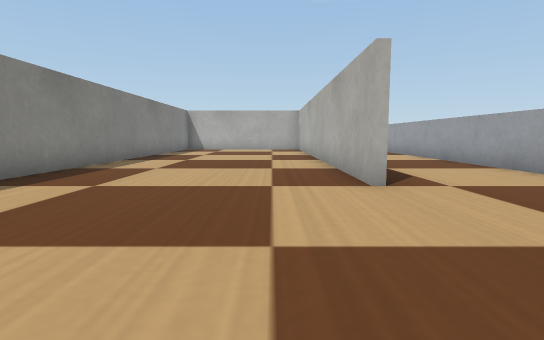
[1] (above)

17 first-person views from a walk through a Webots world. The camera is 0.07 m above the floor, tilts 6° down and sees 80° across. The floor is counted in squares, 0.1 m on a side. Each view is taken from the middle of a square. On the plan, view 1 faces up. The plan holds only what a view shows up to about 10 squares ahead; the rest is blank. Robots are left out. Simple shapes and patterns stand in for the simulator's stock objects.

[2]
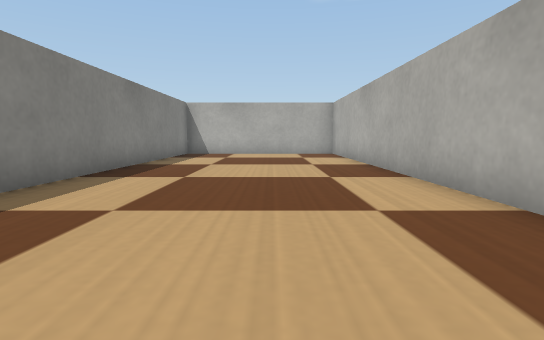

[3]
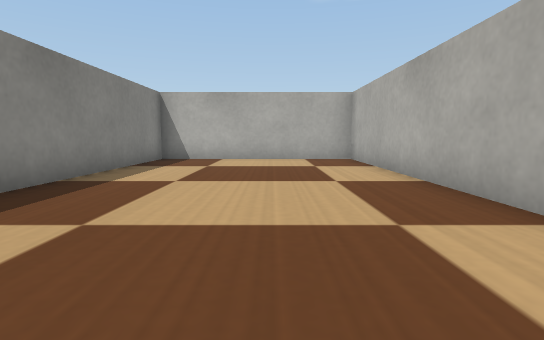

[4]
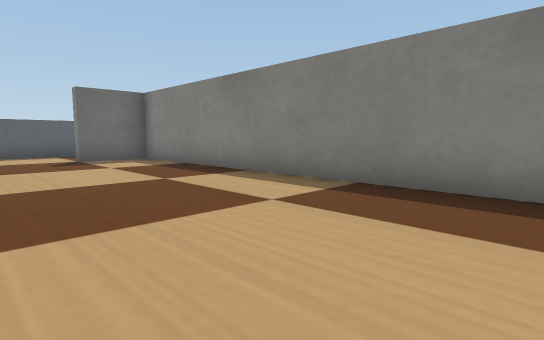

[5]
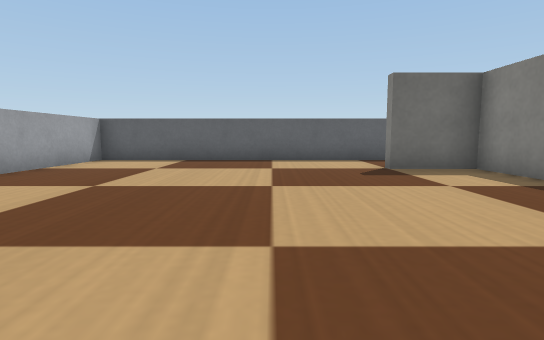

[6]
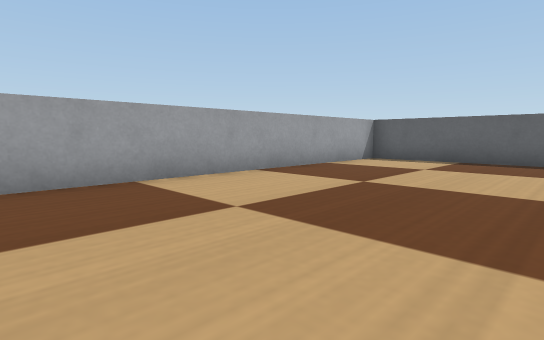

[7]
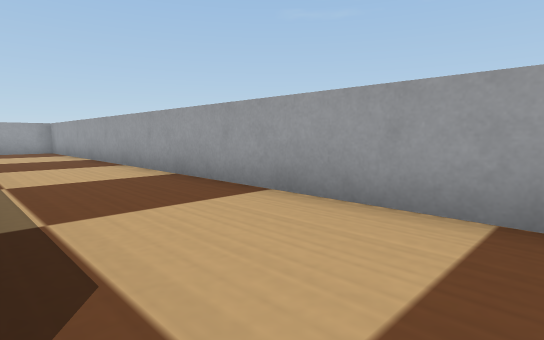

[8]
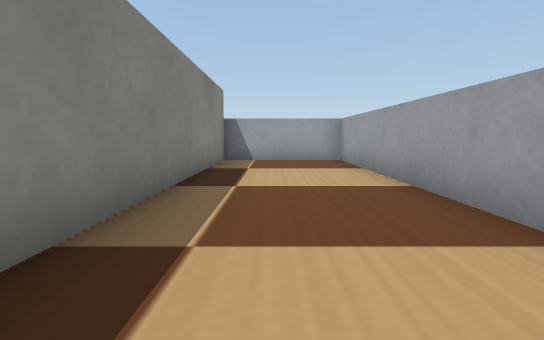

[9]
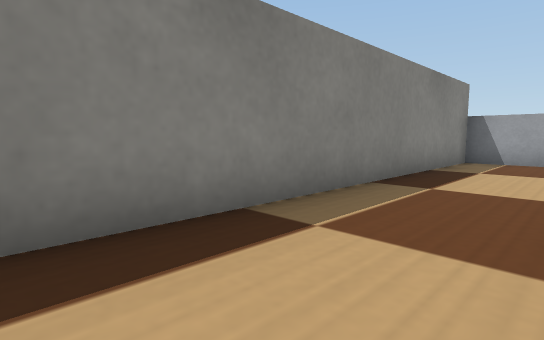

[10]
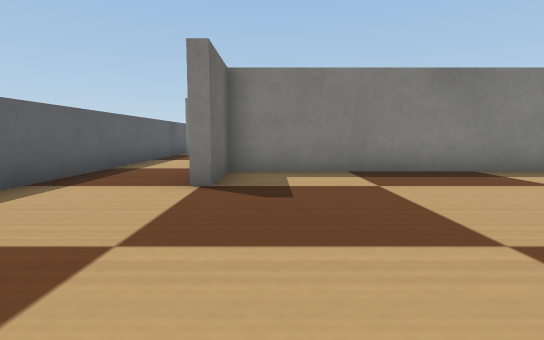

[11]
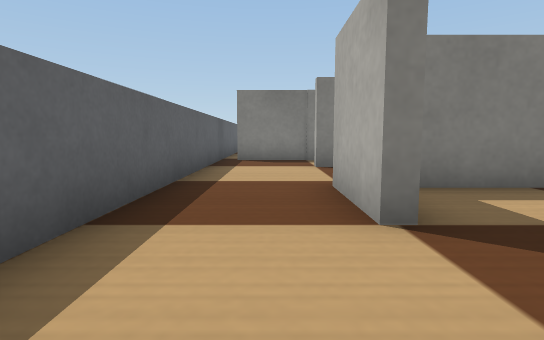

[12]
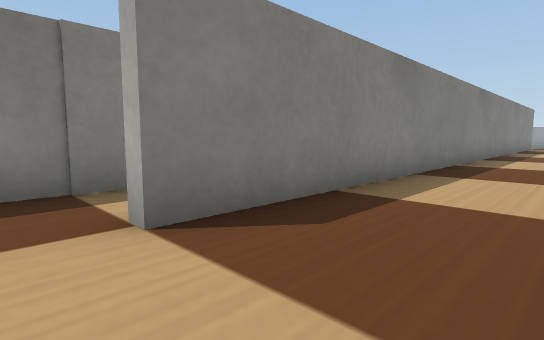

[13]
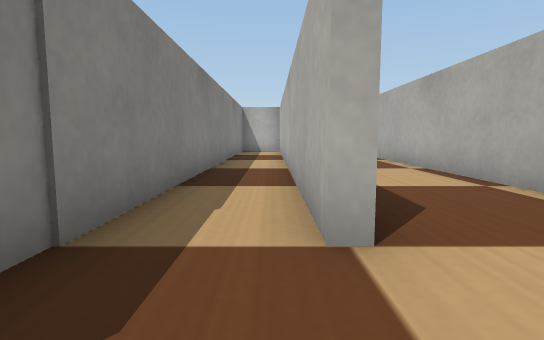

[14]
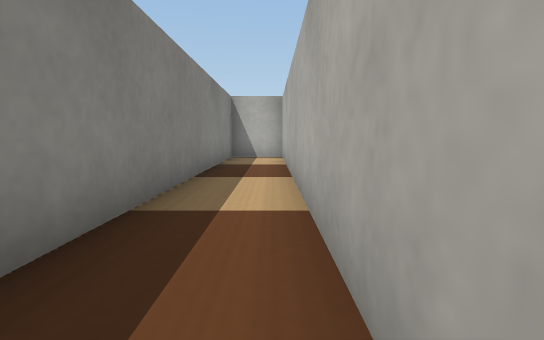

[15]
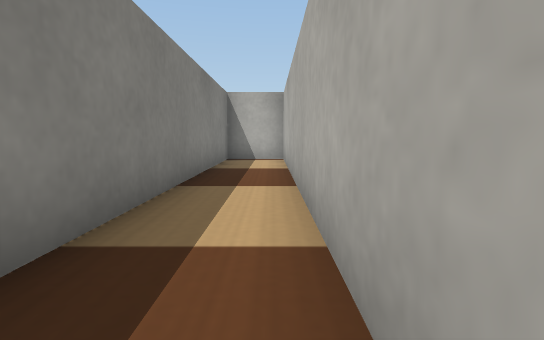

[16]
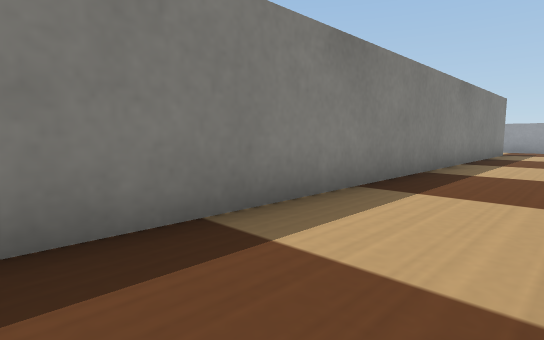

[17]
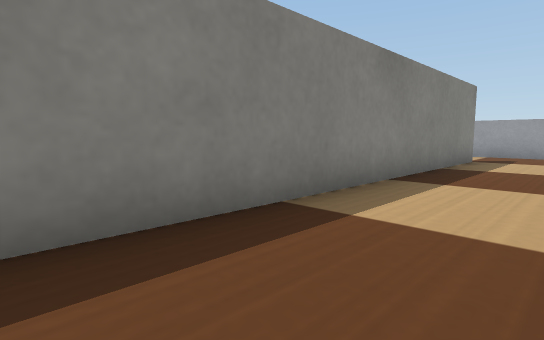

### Floor plan
Points are (right, up) in squares from view 1. A wall is a line through its corners. A room is listed if a view was taken in it or the views show most of it. See-through windows are left out.
Room 1 (views 1, 2, 3, 4, 5, 6, 11)
walls: (1.4, 4.5) (1.4, 16.8) (-4.3, 16.8) (-4.3, -2.8) (-2.5, -2.8) (-2.5, -3.2); (-2.5, -3) (-4.5, -3); (-4.4, -5.5) (1.5, -5.5)
ways out: opening at (2, -0.5) to room 2; opening at (-3.5, -4.5) to room 3
Room 2 (views 7, 8, 9, 10)
walls: (1.5, -5.5) (5, -5.5) (5, 19.5) (1.6, 19.5) (1.6, 10.1)
ways out: opening at (2, -0.5) to room 1
Room 3 (views 12, 16, 17)
walls: (-7.3, 17) (-7.3, -3); (-4.6, -1.1) (-4.6, 5.1); (-6, 19.5) (-6.8, 19.5); (-7.4, -5.5) (-4.4, -5.5)
ways out: opening at (-3.5, -4.5) to room 1; opening at (-7, -4) to room 4; opening at (-7, 18.5)
Room 4 (views 13, 14, 15)
walls: (-7.3, -3) (-7.6, -3) (-7.6, 9.5); (-10.1, -5.5) (-7.4, -5.5); (-7.6, 9.8) (-9.4, 9.8) (-9.4, -5)
ways out: opening at (-7, -4) to room 3

Where each view was taken, in squares from view 1:
view 1: 0 up, 0 right, facing up
view 2: 4 up, 1 left, facing up
view 3: 7 up, 1 left, facing up
view 4: 7 up, 0 right, facing down-left
view 5: 4 up, 0 right, facing down
view 6: 4 up, 0 right, facing down-right
view 7: 4 up, 2 right, facing up-right
view 8: 10 up, 3 right, facing up
view 9: 10 up, 4 right, facing up-left
view 10: 2 down, 2 right, facing left
view 11: 4 down, 0 right, facing left
view 12: 4 down, 5 left, facing up-left
view 13: 5 down, 8 left, facing up
view 14: 1 down, 8 left, facing up
view 15: 0 up, 8 left, facing up
view 16: 3 up, 5 left, facing up-left
view 17: 7 up, 5 left, facing up-left
